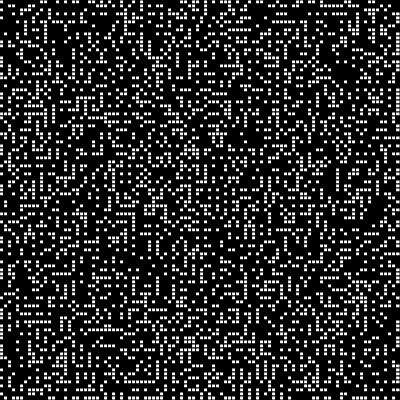
Frame 1 (no input)
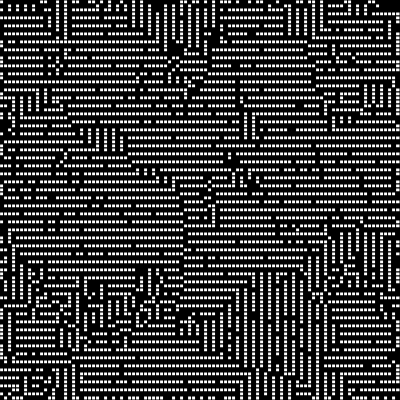
Frame 60 (no input)
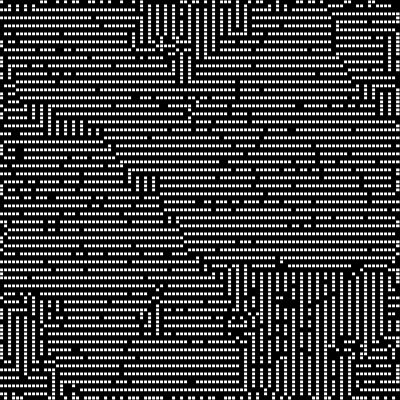
Frame 120 (the mouse pressed at the canvas centre since frame 60)

The p5.js sketch that drew these frames (run headless with seeded random() and noise() and a simulated clock; from frame 60 on, the mouse is pressed at the canvas centre):

// p5.js sketch
// ── sketch.js
var resolution = 4;
var gen;
var nextgen;


function setup() {
	createCanvas(400, 400);
	background(240);
	gen = createGen1(width / resolution, height / resolution);
}

function draw() {
	nextgen = nextGen(gen);
	gen = nextgen;
	drawGen(nextgen);
}

function createGen1(rows, cols) {
	let arr = [];
	for (i = 0; i < rows; i++) {
		var row = []
		for (j = 0; j < cols; j++) {
			let element = floor(random(0, 2));
			row.push(element);
		}
		arr.push(row);
	}
	return arr;
}

function drawGen(generation) {
	var gridx = generation[0].length;
	var gridy = generation.length;
	for (i = 0; i < gridx; i++) {
		for (j = 0; j < gridy; j++) {
			noFill();
			if (generation[i][j] == 0) {
				fill(0);
			} else {
				fill(255);
			}
			rect(i * resolution, j * resolution, resolution, resolution);
		}
	}
}

function nextGen(currentgen) {
	let cg = currentgen;
	let ng = currentgen;
	for (i = 1; i < cg[0].length - 1; i++) {
		for (j = 1; j < cg[0].length - 1; j++) {
			count = 0;
			for (i2 = -1; i2 < 2; i2++) {
				for (j2 = -1; j2 < 2; j2++) {
					count += cg[i + i2][j + j2]
				}
			}
			if (cg[i][j] == 0 && count == 3) {
				ng[i][j] = 1;
			} else if (cg[i][j] == 1 && (count > 3 || count < 2)) {
				ng[i][j] = 0;
			}
		}
	}
	return ng;
}
